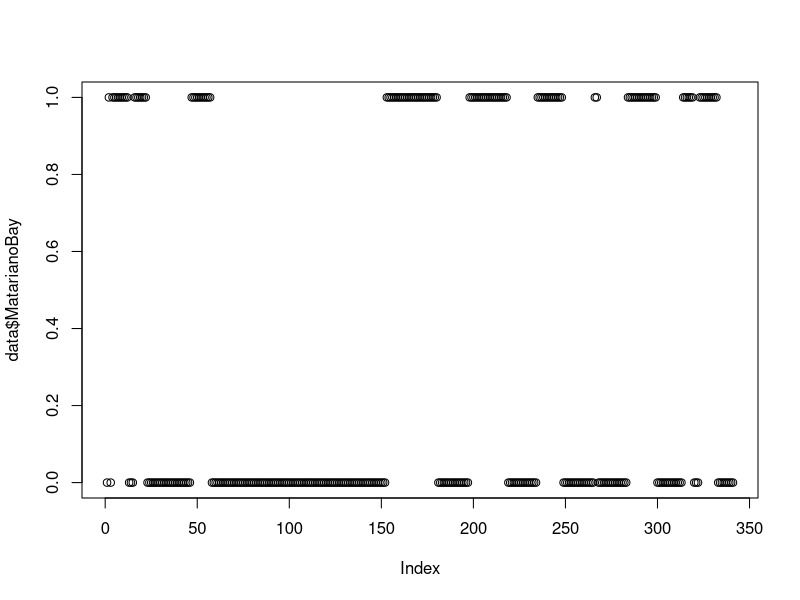
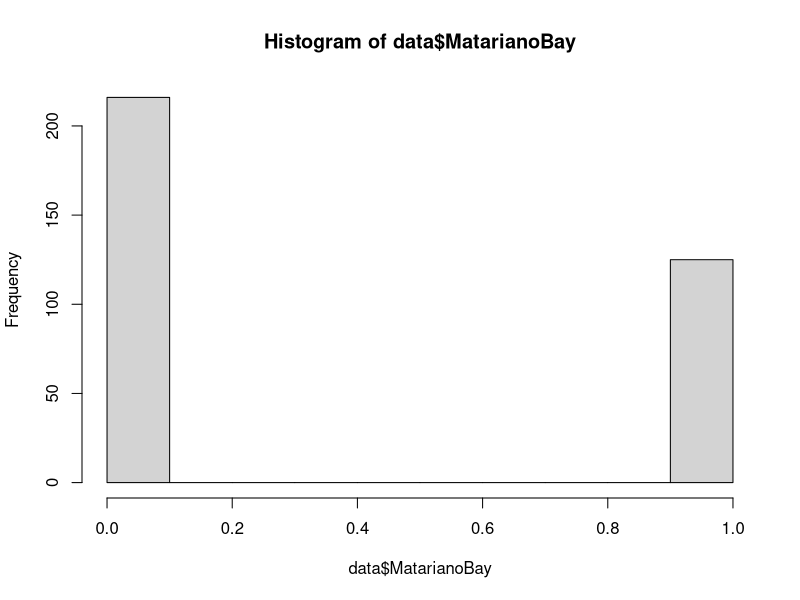

Recreate these plots in R, in order. (Note: a time limit stopped this script after it produced the figures.)
library(lubridate)

data = read.csv("final.csv")

data = read.csv("MatarianoBayRaw.csv")

colnames(data) = c("date", "MatarianoBay")

tail(data)

data$date = dmy(data$date)

start = ymd("2011-05-01")

end = ymd("2022-08-31")

ndays = (((year(end)-year(start))*365)+yday(end) - yday(start))



plot(data$MatarianoBay)

hist(data$MatarianoBay)

for (i in 1:ndays) {
  
  if(i == 1){
    dfram = data.frame(date = ymd(start), site = NA)
  }
  
  x = start + (i-1)
  
  dfram[i,1] = x
  
  for (j in 1:(nrow(data)-1)) {
    if(
      x >= data$date[j] & x < data$date[j+1]
    ){
      w = data$MatarianoBay[j]
    }
  }
  
  dfram[i,2] = w   
}


tail(dfram)


dfram$week = week(dfram$date)
dfram$year = year(dfram$date)
plot(dfram$site)


plot(data$F)

newdf = dfram[1:3739,]

newdf$new = (dfram$site[1:3739]-dfram$site[2:3740])

# new = new[!new==max(new)]
# new = new[!new == min(new)]
# new = new[!new==max(new)]
# new = new[!new==max(new)]
# new = new[!new==max(new)]
plot(newdf$new)

newdf = dfram

for (i in 1:(as.integer(nrow(newdf)/7)-1)) {
  
  if(i == 1 ){
    weekdata = data.frame(
      date =  as.character(newdf$date[((i+1)*7)]), 
      site = mean(newdf$site[((i*7)+1):((i+1)*7)]) ,
      weekn = i
    )
  }
  else{
    weekdata[i,] = c(as.character(newdf$site[((i+1)*7)]),mean(newdf$site[((i*7)+1):((i+1)*7)]),i)
  }
  
  print(i)
  
}


plot(weekdata$site)

weekdata$site = as.numeric(weekdata$site)

newas = weekdata$site

for (i in 1:(as.integer(nrow(dfram)/7)-1)) {
  
  if(i == 1 ){
    weekdata = data.frame(
      date =  as.character(dfram$date[((i+1)*7)]), 
      site = mean(dfram$site[((i*7)+1):((i+1)*7)]) ,
      weekn = i
    )
  }
  else{
    weekdata[i,] = c(as.character(dfram$date[((i+1)*7)]),mean(dfram$site[((i*7)+1):((i+1)*7)]),i)
  }
  
  print(i)
  
}


plot(weekdata$site)

write.csv(weekdata, "Davos.csv")

#---------------------------------------- create weekdata frame ------------------------------





for (i in 1:(as.integer(nrow(dfram)/7)-1)) {
  
  if(i == 1 ){
    weekdata = data.frame(
      date =  as.character(dfram$date[((i+1)*7)]), 
      site = mean(dfram$site[((i*7)+1):((i+1)*7)]) ,
      weekn = i
    )
  }
  else{
    weekdata[i,] = c(as.character(dfram$date[((i+1)*7)]),mean(dfram$site[((i*7)+1):((i+1)*7)]),i)
  }
  
  print(i)
  
}


weekdata$date = ymd(weekdata$date)

weekdata$week = week(weekdata$date)
weekdata$year = year(weekdata$date)
weekdata



# ------------------------------------- data dataframe -----------------------------

 




write.csv(weekdata, "MatarianoBay2.csv")
